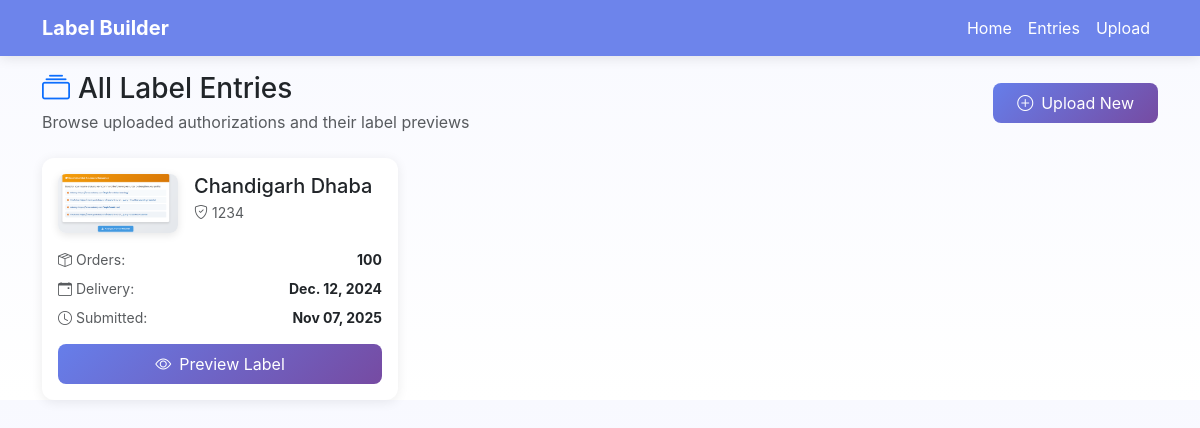
/entries/, run on an earlier commit of the app's database.
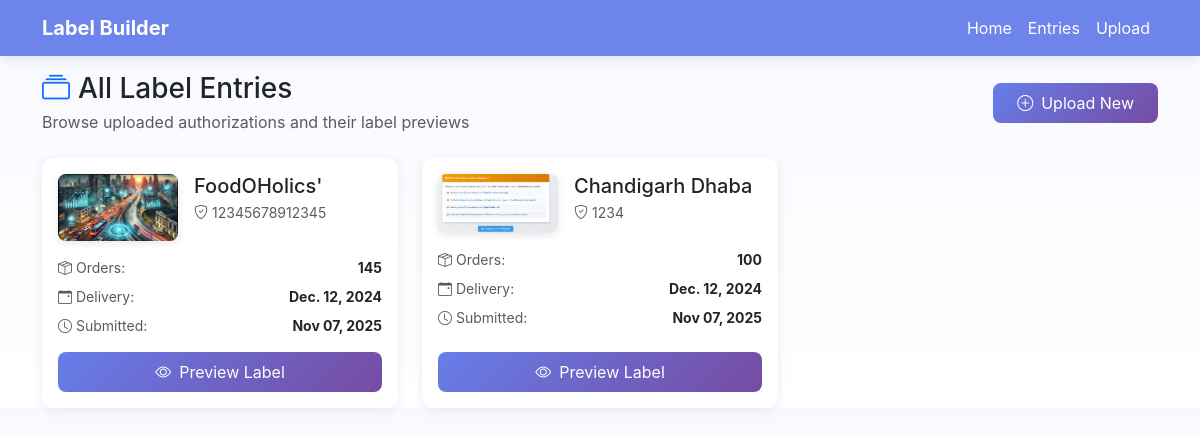
And on a later commit of the database.
### bottle/models.py (models this page shows, shortened)
class FSSAIEntry(models.Model):
    fssai_code = models.CharField(max_length=100)
    authorisation_name = models.CharField(max_length=150)
    date_of_delivery = models.DateField()
    number_of_orders = models.PositiveIntegerField()
    logo = models.ImageField(upload_to='logos/')
    certificate = models.FileField(upload_to='certificates/')
    submitted_at = models.DateTimeField(default=timezone.now)

### bottle/views.py (the view)
# urls.py: 2. Add a URL to urlpatterns:  path('', views.home, name='home')
def home(request):
    entries = FSSAIEntry.objects.order_by('-submitted_at')
    return render(request, 'bottle/home.html', {'entries': entries})

### templates/bottle/home.html (shortened to what this page needs)
{% extends 'bottle/base.html' %}
{% block content %}
  <div class="d-flex justify-content-between align-items-center mb-4">
    <div>
      <h1 class="h3 mb-1">
        <i class="bi bi-collection text-primary me-2"></i>All Label Entries
      </h1>
      <p class="text-muted mb-0">Browse uploaded authorizations and their label previews</p>
    </div>
    <a class="btn btn-primary" href="{% url 'bottle:upload' %}">
      <i class="bi bi-plus-circle me-2"></i>Upload New
    </a>
  </div>
  <div class="row gy-4">
    {% for entry in entries %}
      <div class="col-md-6 col-lg-4">
        <div class="card h-100">
          <div class="card-body d-flex flex-column">
            <div class="d-flex align-items-start mb-3">
              {% if entry.logo %}
                <img src="{{ entry.logo.url }}" class="logo-thumb me-3" alt="logo">
              {% else %}
                <div class="logo-thumb me-3 d-flex align-items-center justify-content-center bg-light">
                  <i class="bi bi-image text-muted" style="font-size: 2rem;"></i>
                </div>
              {% endif %}
              <div class="flex-grow-1">
                <h5 class="card-title mb-1">{{ entry.authorisation_name }}</h5>
                <p class="small text-muted mb-0">
                  <i class="bi bi-shield-check me-1"></i>{{ entry.fssai_code }}
                </p>
              </div>
            </div>
            <div class="mb-3 small">
              <div class="d-flex justify-content-between mb-2">
                <span class="text-muted">
                  <i class="bi bi-box-seam me-1"></i>Orders:
                </span>
                <strong>{{ entry.number_of_orders }}</strong>
              </div>
              <div class="d-flex justify-content-between mb-2">
                <span class="text-muted">
                  <i class="bi bi-calendar-event me-1"></i>Delivery:
                </span>
                <strong>{{ entry.date_of_delivery }}</strong>
              </div>
              <div class="d-flex justify-content-between">
                <span class="text-muted">
                  <i class="bi bi-clock me-1"></i>Submitted:
                </span>
                <strong>{{ entry.submitted_at|date:"M d, Y" }}</strong>
              </div>
            </div>
            <div class="mt-auto">
              <a href="{% url 'bottle:detail' entry.id %}" class="btn btn-primary w-100">
                <i class="bi bi-eye me-2"></i>Preview Label
              </a>
            </div>
          </div>
        </div>
      </div>
    {% endfor %}
  </div>
{% endblock %}

### templates/bottle/base.html (shortened to what this page needs)
<!doctype html>
<html lang="en">
  <head>
    <link href="https://cdn.jsdelivr.net/npm/bootstrap@5.3.2/dist/css/bootstrap.min.css" rel="stylesheet">
    <link rel="stylesheet" href="https://cdn.jsdelivr.net/npm/bootstrap-icons@1.11.1/font/bootstrap-icons.css">
  </head>
  <body>
    <nav class="navbar navbar-expand-lg navbar-dark bg-transparent fixed-top">
      <div class="container">
        <a class="navbar-brand text-white fw-bold" href="{% url 'bottle:landing' %}">Label Builder</a>
        <div class="collapse navbar-collapse" id="nav">
          <ul class="navbar-nav ms-auto">
            <li class="nav-item"><a class="nav-link text-white" href="{% url 'bottle:landing' %}">Home</a></li>
            <li class="nav-item"><a class="nav-link text-white" href="{% url 'bottle:home' %}">Entries</a></li>
            <li class="nav-item"><a class="nav-link text-white" href="{% url 'bottle:upload' %}">Upload</a></li>
          </ul>
        </div>
      </div>
    </nav>
    <main class="container">
      {% block content %}{% endblock %}
    </main>
  </body>
</html>

### templates/bottle/base.html (style rules this page uses)
body { padding-top: 72px; background: linear-gradient(180deg,#f8f9ff 0%, #ffffff 100%); font-family: -apple-system, BlinkMacSystemFont, 'Segoe UI', Roboto, 'Helvetica Neue', Arial, sans-serif; }
.logo-thumb { max-width: 120px; max-height: 80px; object-fit: contain; border-radius: 8px; box-shadow: 0 2px 8px rgba(0,0,0,0.1); }
.card { border: none; border-radius: 12px; box-shadow: 0 2px 12px rgba(0,0,0,0.08); transition: all 0.3s ease; }
.btn { border-radius: 8px; padding: 0.5rem 1.5rem; }
.btn-primary { background: linear-gradient(135deg, #667eea 0%, #764ba2 100%); border: none; }
.navbar { backdrop-filter: blur(10px); background: rgba(102, 126, 234, 0.95) !important; box-shadow: 0 2px 12px rgba(0,0,0,0.1); }

What changed in the data, as far as the page shows it:
added FSSAIEntry: logo (picture), authorisation_name "FoodOHolics'", fssai_code "12345678912345", number_of_orders "145", date_of_delivery "Dec. 12, 2024", submitted_at "Nov 07, 2025"
